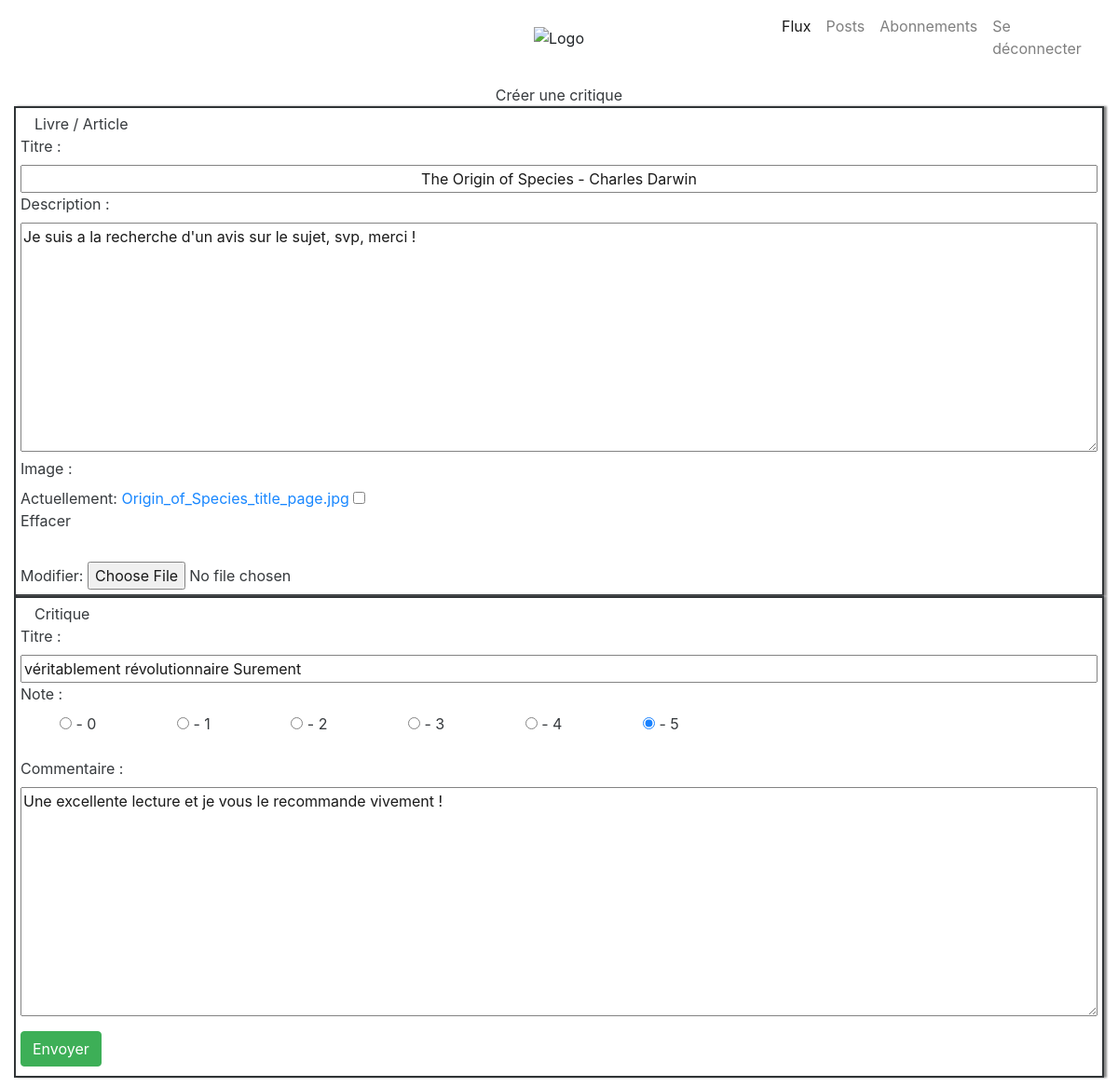
Page /review/edit/1/ (signed in) on the earlier database version.
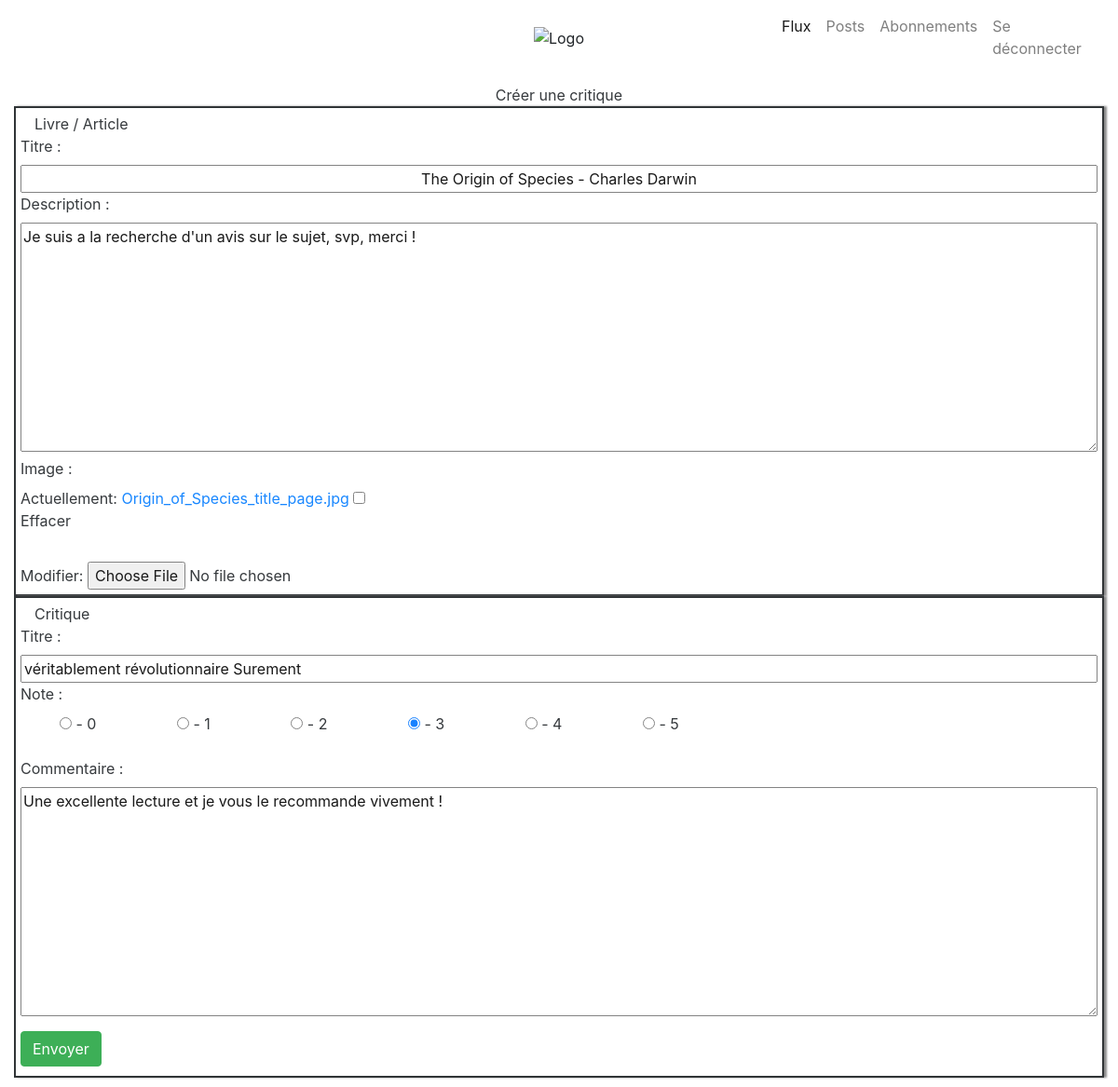
Same page on the later database version.
### review/models.py (models this page shows, shortened)
class TimeStampModel(UserModel):
    time_created = models.DateTimeField(auto_now_add=True)
    class Meta:
        abstract = True

class Review(TimeStampModel):
    ticket = models.ForeignKey(to=Ticket, related_name='ticket', on_delete=models.CASCADE)
    rating = models.PositiveSmallIntegerField(validators=[MinValueValidator(0), MaxValueValidator(5)])
    headline = models.CharField(max_length=128)
    body = models.CharField(max_length=8192, blank=True)

### review/views.py (the view, shortened to what this page needs)
# urls.py: path('', include('review.urls')),
@login_required
def review(request, ticket_id=None, review_edit_id=None, review_delete_id=None):
    title_html = ' - Créer une critique'
    if review_delete_id and request.method == 'GET':  # Suppression d'une critique
        get_object_or_404(Review, id=review_delete_id).delete()
        return redirect(index)
    elif ticket_id and request.method == 'POST':  # Création d'une critique en réponse a un ticket
        form_review = ReviewForm(request.POST)
        validate_form(form_review, request, ticket_id)
        return redirect(index)
    elif review_edit_id:  # Edition d'une critique
        title_html = ' - Editer une critique'
        review_to_edit = get_object_or_404(Review, id=review_edit_id)
        form_review = ReviewForm(instance=review_to_edit)
        ticket_to_edit = get_object_or_404(Ticket, id=review_to_edit.ticket.pk)
        form_ticket = TicketForm(instance=ticket_to_edit)
        if request.method == 'POST':
            form_ticket = TicketForm(request.POST, request.FILES, instance=ticket_to_edit)
            form_review = ReviewForm(request.POST, instance=review_to_edit)
            validate_form(form_ticket, request)
            validate_form(form_review, request)
            return redirect(index)
    elif ticket_id and request.method == 'GET':
        title_html = ' - Créer une critique'
        to_answer = get_object_or_404(Ticket, id=ticket_id)
        form_ticket = TicketForm(instance=to_answer)
        form_review = ReviewForm()
    else:
        form_ticket = TicketForm()
        form_review = ReviewForm()
    context = {'title':       title_html,
               'form_review': form_review,
               'form_ticket': form_ticket
               }
    return render(request, 'review/review.html', context)

### review/forms.py
class ReviewForm(ModelForm):
    class Meta:
        model = Review
        fields = ["headline", "rating", "body"]
        labels = {
                "rating":   "Note",
                "headline": "Titre",
                "body":     "Commentaire",
        }
        widgets = {
                "rating": RadioSelect(
                    choices=((0, "- 0"), (1, "- 1"), (2, "- 2"), (3, "- 3"), (4, "- 4"), (5, "- 5"))),
                "body":   Textarea()
        }
    def __init__(self, *args, **kwargs):
        super().__init__(*args, **kwargs)
        self.fields['rating'].widget.attrs.update({'class': 'special'})

class TicketForm(ModelForm):
    class Meta:
        model = Ticket
        fields = ["title", "description", "image"]
        labels = {
                "title":       "Titre",
                "description": "Description",
                "image":       "Image"
        }

### review/templates/review/review.html (shortened to what this page needs)
{% extends 'review/base.html' %}
{% block navbar %}
    {% include 'review/snippet/nav.html' %}
{% endblock %}
{% block content %}
    <form method="post" enctype="multipart/form-data">
        <div class="container_flux">
            <div class="text-center">Créer une critique</div>
            <div class="container bordure">
                <div class="container">Livre / Article</div>
                {{ form_ticket }}
            </div>
            <div class="container bordure">
                <div class="container">Critique</div>
                {{ form_review }}
            <div class="input_right"><input class=" btn btn-success" type="submit" value="Envoyer"/></div>
            </div>
        </div>
    </form>
{% endblock %}

Differences in the rows shown:
changed Review "véritablement révolutionnaire Surement": rating "☐ Note : ☐ - 1 ☐ - 2 ☐ - 3 ☐ - 4 ☑ - 5" → "☐ Note : ☐ - 1 ☐ - 2 ☑ - 3 ☐ - 4 ☐ - 5"
